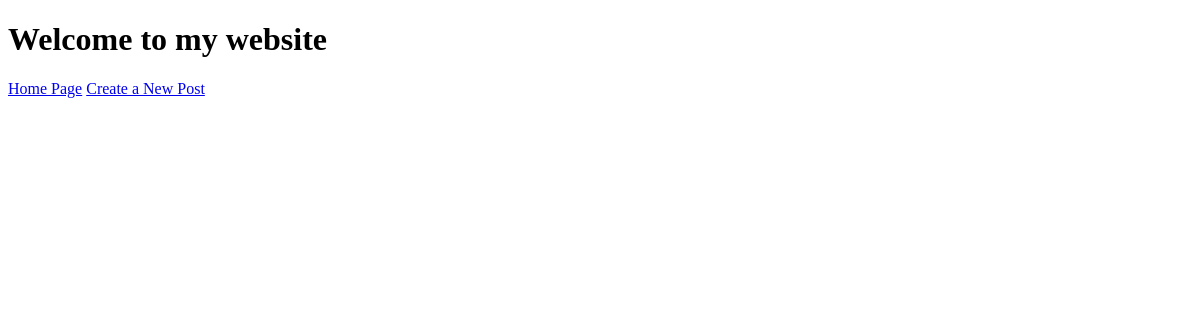
/posts/, run on an earlier commit of the app's database.
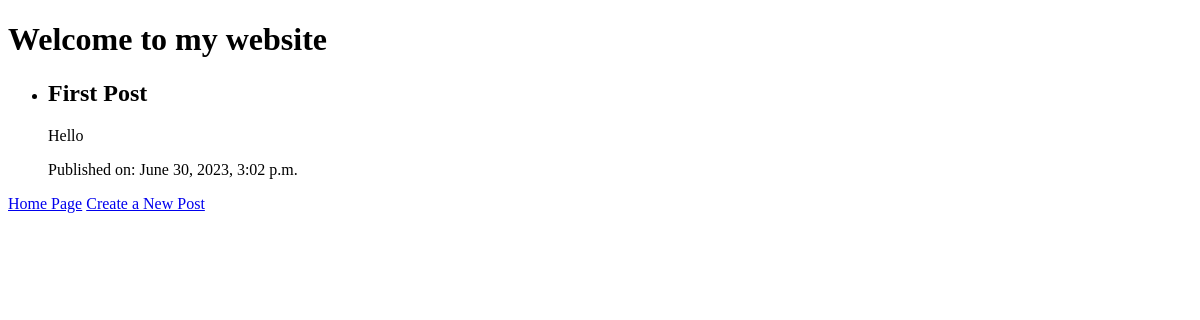
And on a later commit of the database.
### myapp/models.py (models this page shows)
class Post(models.Model):
    title = models.CharField(max_length=200)
    content = models.TextField()
    pub_date = models.DateTimeField(auto_now_add=True)
    class Meta:
        app_label = 'myapp'

### myapp/views.py (the view)
# urls.py: path('posts/', views.post_list, name='post_list'), # URL for the post list
def post_list(request):
    posts = Post.objects.all()
    return render(request, 'post_list.html', {'posts': posts})

### myapp/templates/post_list.html (shortened to what this page needs)
<!DOCTYPE html>
<html>
<head>
</head>
<body>
    <h1>Welcome to my website</h1>
    <ul>
        {% for post in posts %}
        <li>
            <h2>{{ post.title }}</h2>
            <p>{{ post.content }}</p>
            <p>Published on: {{ post.pub_date }}</p>
        </li>
        {% endfor %}
    </ul>
    <a href="{% url 'home' %}">Home Page</a>
    <a href="{% url 'post_create' %}">Create a New Post</a>
</body>
</html>

What changed in the data, as far as the page shows it:
added Post: title "First Post", content "Hello", pub_date "June 30, 2023, 3:02 p.m."
